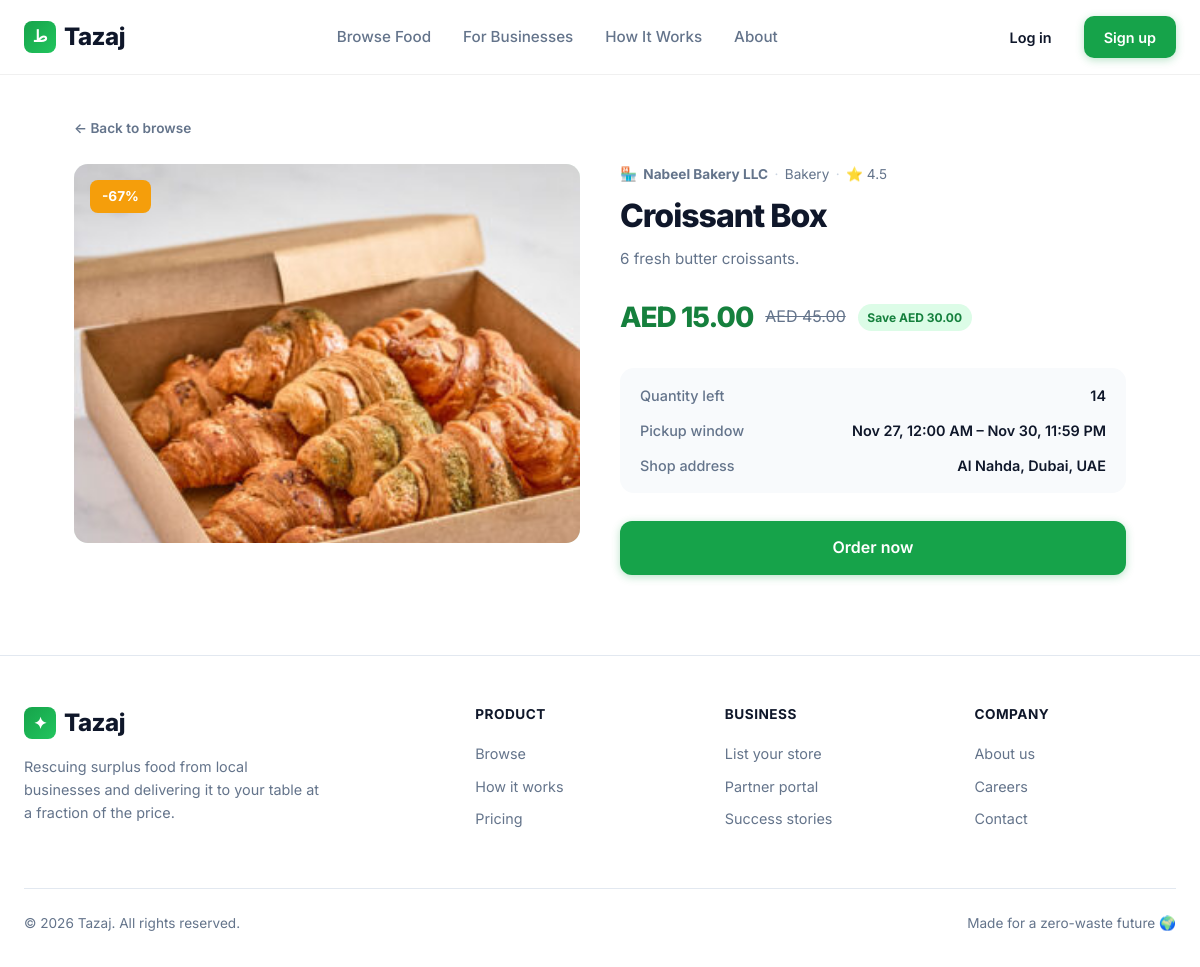
Page /food/3/ on the committed database.
### main/models.py (models this page shows, shortened)
class Food(models.Model):
    shop = models.ForeignKey(
        Shop,
        on_delete=models.CASCADE,
        related_name='foods',
    )
    title = models.CharField(max_length=140)
    description = models.TextField(blank=True)
    original_price = models.DecimalField(max_digits=8, decimal_places=2)
    discounted_price = models.DecimalField(max_digits=8, decimal_places=2)
    quantity = models.PositiveIntegerField(default=1)
    pickup_start = models.DateTimeField()
    pickup_end = models.DateTimeField()
    emoji = models.CharField(max_length=8, default='🍽️')
    image = models.ImageField(
        upload_to=food_image_path,
        blank=True,
        null=True,
    )
    is_active = models.BooleanField(default=True)
    created_at = models.DateTimeField(auto_now_add=True)
    class Meta:
        ordering = ['pickup_end']
    @property
    def discount_percent(self):
        if not self.original_price:
            return 0
        saving = self.original_price - self.discounted_price
        return round((saving / self.original_price) * 100)
    @property
    def savings(self):
        return self.original_price - self.discounted_price

class Shop(models.Model):
    owner = models.ForeignKey(
        User,
        on_delete=models.CASCADE,
        related_name='shops',
        limit_choices_to={'role': User.BUSINESS},
    )
    name = models.CharField(max_length=120)
    owner_name = models.CharField(max_length=120, blank=True)
    address = models.CharField(max_length=255, blank=True)
    cuisine = models.CharField(max_length=80, blank=True)
    emoji = models.CharField(max_length=8, default='🏪')
    rating = models.DecimalField(max_digits=2, decimal_places=1, default=4.5)
    image = models.ImageField(
        upload_to=shop_image_path,
        blank=True,
        null=True,
    )
    is_active = models.BooleanField(default=True)
    created_at = models.DateTimeField(auto_now_add=True)
    class Meta:
        ordering = ['name']

### main/views.py (the view)
# urls.py: path("food/<int:pk>/", views.food_detail, name="food_detail"),
def food_detail(request, pk):
    food = get_object_or_404(
        Food, pk=pk, is_active=True, shop__is_active=True,
    )
    return render(request, "food_detail.html", {"food": food})

### templates/food_detail.html (shortened to what this page needs)
{% extends "base.html" %}
{% load static %}
{% block extra_css %}
    <link rel="stylesheet" href="{% static 'css/food_detail.css' %}">
{% endblock %}
{% block content %}
<div class="detail-page">
    <a href="{% url 'browse' %}" class="back-link">← Back to browse</a>
    <div class="detail-grid">
        <div class="detail-image">
            {% if food.image %}
                <img src="{{ food.image.url }}" alt="{{ food.title }}">
            {% else %}
                <span>{{ food.emoji }}</span>
            {% endif %}
            <span class="discount-badge">-{{ food.discount_percent }}%</span>
        </div>
        <div class="detail-info">
            <div class="detail-shop">
                {{ food.shop.emoji }} <strong>{{ food.shop.name }}</strong>
                <span class="dot">·</span>
                <span>{{ food.shop.cuisine }}</span>
                <span class="dot">·</span>
                <span>⭐ {{ food.shop.rating }}</span>
            </div>
            <h1>{{ food.title }}</h1>
            <p class="detail-desc">{{ food.description|default:"Fresh surplus food, ready for rescue." }}</p>
            <div class="detail-prices">
                <span class="price-new">AED {{ food.discounted_price|floatformat:2 }}</span>
                <span class="price-old">AED {{ food.original_price|floatformat:2 }}</span>
                <span class="savings-tag">Save AED {{ food.savings|floatformat:2 }}</span>
            </div>
            <div class="detail-meta">
                <div class="meta-row">
                    <span class="meta-label">Quantity left</span>
                    <span class="meta-value">{{ food.quantity }}</span>
                </div>
                <div class="meta-row">
                    <span class="meta-label">Pickup window</span>
                    <span class="meta-value">
                        {{ food.pickup_start|date:"M j, g:i A" }} – {{ food.pickup_end|date:"M j, g:i A" }}
                    </span>
                </div>
                <div class="meta-row">
                    <span class="meta-label">Shop address</span>
                    <span class="meta-value">{{ food.shop.address|default:"—" }}</span>
                </div>
            </div>
            {% if food.quantity > 0 %}
                <a href="{% url 'checkout' food.pk %}" class="btn btn-primary btn-large btn-full">
                    Order now
                </a>
            {% else %}
                <div class="sold-out">Sold out</div>
            {% endif %}
        </div>
    </div>
</div>
{% endblock %}

### static/css/base.css (style rules this page uses)
* { margin: 0; padding: 0; box-sizing: border-box; }
:root { --primary: #16a34a; --primary-dark: #15803d; --primary-light: #dcfce7; --accent: #f59e0b; --dark: #0f172a; --gray: #64748b; --light-gray: #f1f5f9; --white: #ffffff; --radius: 14px; --shadow-sm: 0 1px 3px rgba(0, 0, 0, 0.06); --shadow-md: 0 4px 16px rgba(0, 0, 0, 0.08); --shadow-lg: 0 12px 32px rgba(0, 0, 0, 0.12); }
body { font-family: 'Inter', -apple-system, BlinkMacSystemFont, sans-serif; color: var(--dark); background: var(--white); line-height: 1.6; -webkit-font-smoothing: antialiased; }
a { text-decoration: none; color: inherit; }
.btn { padding: 0.6rem 1.25rem; border-radius: 10px; font-weight: 600; font-size: 0.9rem; transition: all 0.2s; cursor: pointer; border: none; display: inline-flex; align-items: center; gap: 0.4rem; }
.btn-primary { background: var(--primary); color: white; box-shadow: 0 2px 8px rgba(22, 163, 74, 0.3); }
.btn-large { padding: 0.9rem 1.75rem; font-size: 1rem; border-radius: 12px; }

### static/css/food_detail.css (style rules this page uses)
.detail-page { max-width: 1100px; margin: 0 auto; padding: 2.5rem 1.5rem 5rem; }
.back-link { display: inline-block; font-size: 0.85rem; color: var(--gray); margin-bottom: 1.5rem; font-weight: 600; }
.detail-grid { display: grid; grid-template-columns: 1fr 1fr; gap: 2.5rem; align-items: start; }
.detail-image { position: relative; aspect-ratio: 4/3; border-radius: var(--radius); overflow: hidden; background: linear-gradient(135deg, #f0fdf4, #dcfce7); display: grid; place-items: center; font-size: 6rem; }
.detail-image img { width: 100%; height: 100%; object-fit: cover; }
.detail-image .discount-badge { position: absolute; top: 1rem; left: 1rem; background: var(--accent); color: white; font-size: 0.85rem; font-weight: 700; padding: 0.35rem 0.75rem; border-radius: 8px; }
.detail-shop { font-size: 0.85rem; color: var(--gray); margin-bottom: 0.75rem; display: flex; align-items: center; gap: 0.4rem; flex-wrap: wrap; }
.detail-shop .dot { color: #cbd5e1; }
.detail-info h1 { font-size: 2rem; font-weight: 800; letter-spacing: -1px; margin-bottom: 0.75rem; line-height: 1.15; }
.detail-desc { color: var(--gray); font-size: 0.95rem; margin-bottom: 1.5rem; }
.detail-prices { display: flex; align-items: center; gap: 0.75rem; margin-bottom: 1.75rem; flex-wrap: wrap; }
.detail-prices .price-new { font-size: 1.75rem; font-weight: 800; color: var(--primary-dark); letter-spacing: -1px; }
.detail-prices .price-old { font-size: 1rem; color: var(--gray); text-decoration: line-through; }
.savings-tag { background: var(--primary-light); color: var(--primary-dark); font-size: 0.75rem; font-weight: 700; padding: 0.25rem 0.6rem; border-radius: 100px; }
.detail-meta { background: #f8fafc; border-radius: var(--radius); padding: 1rem 1.25rem; margin-bottom: 1.75rem; display: flex; flex-direction: column; gap: 0.75rem; }
.meta-row { display: flex; justify-content: space-between; gap: 1rem; font-size: 0.9rem; }
.meta-label { color: var(--gray); font-weight: 500; }
.meta-value { color: var(--dark); font-weight: 600; text-align: right; }
.btn-full { width: 100%; justify-content: center; }

### rows in the picture
Food: image (picture), discount_percent "67", shop.emoji "🏪", shop.name "Nabeel Bakery LLC", shop.cuisine "Bakery", shop.rating "4.5", title "Croissant Box", description "6 fresh butter croissants.", discounted_price "15.00", original_price "45.00", savings "30.00", quantity "14", pickup_start "Nov 27, 12:00 AM", pickup_end "Nov 30, 11:59 PM", shop.address "Al Nahda, Dubai, UAE"
